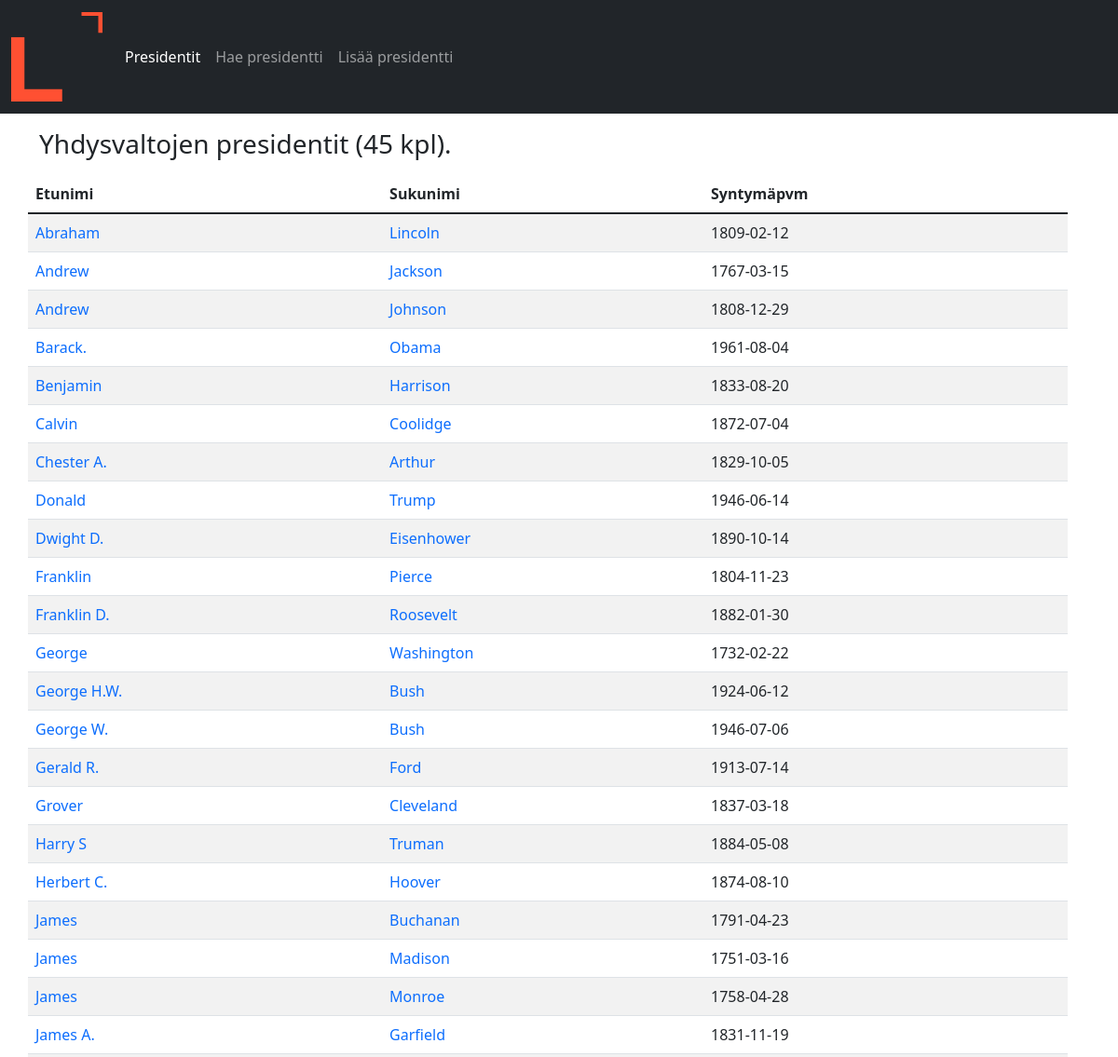
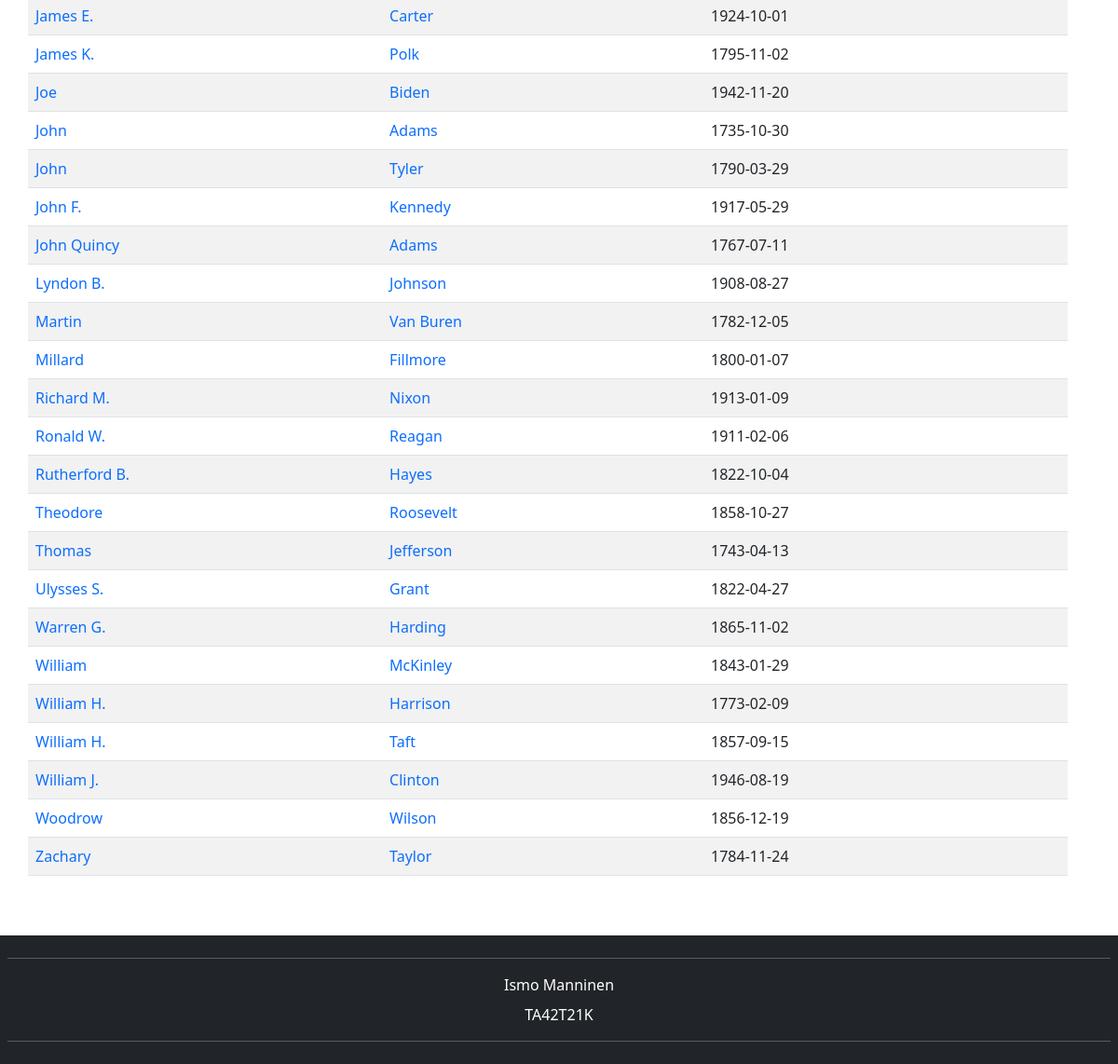
The page /index.php?page=all_presidents on the database its author committed (2 pictures, top to bottom).
### tables this page shows
CREATE TABLE `presidentti` (
  `presidentID` int(11) NOT NULL,
  `last_name` varchar(55) NOT NULL,
  `first_name` varchar(35) NOT NULL,
  `suffix` varchar(5) DEFAULT NULL,
  `city` varchar(20) NOT NULL,
  `state` varchar(2) NOT NULL,
  `birth` date NOT NULL,
  `death` date DEFAULT NULL
);

### includes/dbManagement.php (called while the page is built, shortened)
<?php
require 'dbConnect.php';
isset($_GET['page']) ? $page = $_GET['page'] : $page = '';
isset($_GET['first_name']) ? $firstName = $_GET['first_name'] : $firstName='';
isset($_GET['last_name']) ? $lastName = $_GET['last_name'] : $lastName='';
if ($page == 'all_presidents') {
  $sql = 'SELECT first_name, last_name, birth FROM presidentti ORDER BY first_name, last_name';
  $result = $conn->query($sql);
  $rowCount = mysqli_num_rows($result);
} else if ($page == 'search_president') {
  !empty($_GET['hakusana']) ? $searchWord = $_GET['hakusana'] : $searchWord='';
  $sql = "SELECT first_name, last_name, birth FROM presidentti
          WHERE first_name like '%%$searchWord%%'
          OR last_name like '%%$searchWord%%'
          OR birth like '%%$searchWord%%'
          ORDER by first_name, last_name, birth";
  $result = $conn->query($sql);
  $rowCount = mysqli_num_rows($result);
} else if ($page == 'data' || $page == 'change' || $page == 'delete') {
  $sql = "SELECT *
          FROM presidentti
          WHERE first_name = '$firstName'
          OR last_name = '$lastName'";
  $result = $conn->query($sql);
  if($result->num_rows > 0)
    $row = $result->fetch_assoc();
} else if (isset($_POST['laheta'])) {
  $firstName = $conn->real_escape_string($_POST['etunimi']);
  $lastName = $conn->real_escape_string($_POST['sukunimi']);
  $suffix = $conn->real_escape_string($_POST['paate']);
  $city = $conn->real_escape_string($_POST['kaupunki']);
  $state = $conn->real_escape_string($_POST['osavaltio']);
  $birth = $conn->real_escape_string($_POST['syntymapvm']);
  $death = $conn->real_escape_string($_POST['kuolemapvm']);
  $suffix = empty($suffix) ? "NULL" : "'$suffix'";
  $death = empty($death) ? "NULL" : "'$death'";
  $sql = "SELECT first_name, last_name
        FROM presidentti
        WHERE first_name = '$firstName'
        AND last_name = '$lastName'";
  $result = $conn->query($sql);
  $rowCount = mysqli_num_rows($result);
  if ($rowCount > 0) {
      header('location: ../index.php?page=add_president&error=president_already_exists');
  } else {
      $sql = "INSERT INTO presidentti(last_name, first_name, suffix, city, state, birth, death)
        VALUES ('$lastName','$firstName',$suffix,'$city','$state','$birth',$death)";
      if ($conn->query($sql) === true) {
          header('location: ../index.php?page=all_presidents&complete=president_added_to_database');
      } else {
          header('location: ../index.php?page=all_presidents&error=sql_insert-statement');
      }
  }
} else if(isset($_POST['lahetaMuokkaus'])) {
  $presidentId = $conn->real_escape_string($_POST['presidenttiId']);
  $firstName = $conn->real_escape_string($_POST['etunimi']);
  $lastName = $conn->real_escape_string($_POST['sukunimi']);
  $suffix = $conn->real_escape_string($_POST['paate']);
  $city = $conn->real_escape_string($_POST['kaupunki']);
  $state = $conn->real_escape_string($_POST['osavaltio']);
  $birth = $conn->real_escape_string($_POST['syntymapvm']);
  $death = $conn->real_escape_string($_POST['kuolemapvm']);
  $suffix = empty($suffix) ? "NULL" : "'$suffix'";
  $death = empty($death) ? "NULL" : "'$death'";
  $sql = "UPDATE presidentti
        SET first_name = '$firstName',
            last_name = '$lastName',
            suffix = $suffix,
            city = '$city',
            state = '$state',
            birth = '$birth',
            death = $death WHERE presidentID = $presidentId";
  if ($conn->query($sql) === true){
      header('location: ../index.php?page=data&first_name='.$firstName.'&complete=changes_saved');
  }else {
      header('location: ../index.php?page=data?error=sql_update-statement');
  }
} else if (isset($_POST['poistaPresidentti'])) {
  $presidentId = $conn->real_escape_string($_POST['presidenttiId']);
  $sql = "DELETE FROM presidentti WHERE presidentID = $presidentId";
  if($conn->query($sql) === true){
      header('location: ../index.php?page=all_presidents&complete=president_deleted');
  }else
      header('location: ../index.php?page=data?error=sql_delete-statement');
}
?>

### kaikkiPresidentit.php (the view, shortened to what this page needs)
<div class="container">
<h3 class="my-3">Yhdysvaltojen presidentit (<?php echo $rowCount; ?> kpl).</h3>
  <div class="row d-flex justify-content-center col-md-12">
    <table class="table table-striped">
        <thead>
          <tr>
            <th>Etunimi</th>
            <th>Sukunimi</th>
            <th>Syntymäpvm</th>
        </thead>
        <tbody>
          <?php
            while($row = $result->fetch_assoc()){
              echo '<tr>';
              echo '<td><a href="index.php?page=data&first_name='.$row['first_name'].'" class="text-decoration-none">'.$row['first_name'].'</a></td>';
              echo '<td><a href="index.php?page=data&last_name='.$row['last_name'].'" class="text-decoration-none">'.$row['last_name'].'</a></td>';
              echo '<td>'.$row['birth'].'</td>';
              echo '</tr>';
          }
          ?>
      </tbody>
    </table>
  </div>
</div>

### includes/header.php (shortened to what this page needs)
<?php
  require 'dbManagement.php'
?>
<!doctype html>
<html lang="en">
  <head>
    <link href="https://cdn.jsdelivr.net/npm/bootstrap@5.1.3/dist/css/bootstrap.min.css" rel="stylesheet">
  </head>
<header>
  <nav class="navbar navbar-expand-md bg-dark navbar-dark" className="justify-content-end">
    <div class="container-fluid">
    <a class="navbar-brand" href="index.php?page=all_presidents"><img src="img/logo.png"></a>
      <div class="collapse navbar-collapse" id="collapsibleNavbar">
        <ul class="navbar-nav">
          <li class="nav-item">
            <a class="nav-link <?php if ($page == 'all_presidents') echo 'active'?>" href="index.php?page=all_presidents">Presidentit</a>
          </li>
          <li class="nav-item">
          <a class="nav-link <?php if ($page == 'search_president') echo 'active'?>" href="index.php?page=search_president">Hae presidentti</a>
          </li>
          <li class="nav-item">
          <a class="nav-link <?php if ($page == 'add_president') echo 'active'?>" href="index.php?page=add_president">Lisää presidentti</a>
          </li>
        </ul>
      </div>
    </div>
  </nav>
</header>
<body>

### index.php (shortened to what this page needs)
<?php
require_once 'includes/header.php';
isset($_GET['page']) ? $page = $_GET['page'] : $page = '';
if ($page == 'all_presidents') include('kaikkiPresidentit.php');
require_once 'includes/footer.php';
?>

### includes/footer.php
</body>
<footer>
  <div class="mt-5 p-2 bg-dark text-white text-center">
    <hr>
      <p class="m-2">Ismo Manninen</p>
      <p class="m-2">TA42T21K</p>
    <hr>
  </div>
</footer>
</html>

### rows shown on the page
presidentti: first_name "Abraham", last_name "Lincoln", birth "1809-02-12"
presidentti: first_name "Andrew", last_name "Jackson", birth "1767-03-15"
presidentti: first_name "Andrew", last_name "Johnson", birth "1808-12-29"
presidentti: first_name "Barack.", last_name "Obama", birth "1961-08-04"
presidentti: first_name "Benjamin", last_name "Harrison", birth "1833-08-20"
presidentti: first_name "Calvin", last_name "Coolidge", birth "1872-07-04"
presidentti: first_name "Chester A.", last_name "Arthur", birth "1829-10-05"
presidentti: first_name "Donald", last_name "Trump", birth "1946-06-14"
presidentti: first_name "Dwight D.", last_name "Eisenhower", birth "1890-10-14"
presidentti: first_name "Franklin", last_name "Pierce", birth "1804-11-23"
presidentti: first_name "Franklin D.", last_name "Roosevelt", birth "1882-01-30"
presidentti: first_name "George", last_name "Washington", birth "1732-02-22"
presidentti: first_name "George H.W.", last_name "Bush", birth "1924-06-12"
presidentti: first_name "George W.", last_name "Bush", birth "1946-07-06"
presidentti: first_name "Gerald R.", last_name "Ford", birth "1913-07-14"
presidentti: first_name "Grover", last_name "Cleveland", birth "1837-03-18"
presidentti: first_name "Harry S", last_name "Truman", birth "1884-05-08"
presidentti: first_name "Herbert C.", last_name "Hoover", birth "1874-08-10"
presidentti: first_name "James", last_name "Buchanan", birth "1791-04-23"
presidentti: first_name "James", last_name "Madison", birth "1751-03-16"
presidentti: first_name "James", last_name "Monroe", birth "1758-04-28"
presidentti: first_name "James A.", last_name "Garfield", birth "1831-11-19"
presidentti: first_name "James E.", last_name "Carter", birth "1924-10-01"
presidentti: first_name "James K.", last_name "Polk", birth "1795-11-02"
presidentti: first_name "Joe", last_name "Biden", birth "1942-11-20"
presidentti: first_name "John", last_name "Adams", birth "1735-10-30"
presidentti: first_name "John", last_name "Tyler", birth "1790-03-29"
presidentti: first_name "John F.", last_name "Kennedy", birth "1917-05-29"
presidentti: first_name "John Quincy", last_name "Adams", birth "1767-07-11"
presidentti: first_name "Lyndon B.", last_name "Johnson", birth "1908-08-27"
presidentti: first_name "Martin", last_name "Van Buren", birth "1782-12-05"
presidentti: first_name "Millard", last_name "Fillmore", birth "1800-01-07"
presidentti: first_name "Richard M.", last_name "Nixon", birth "1913-01-09"
presidentti: first_name "Ronald W.", last_name "Reagan", birth "1911-02-06"
presidentti: first_name "Rutherford B.", last_name "Hayes", birth "1822-10-04"
presidentti: first_name "Theodore", last_name "Roosevelt", birth "1858-10-27"
presidentti: first_name "Thomas", last_name "Jefferson", birth "1743-04-13"
presidentti: first_name "Ulysses S.", last_name "Grant", birth "1822-04-27"
presidentti: first_name "Warren G.", last_name "Harding", birth "1865-11-02"
presidentti: first_name "William", last_name "McKinley", birth "1843-01-29"
presidentti: first_name "William H.", last_name "Harrison", birth "1773-02-09"
presidentti: first_name "William H.", last_name "Taft", birth "1857-09-15"
presidentti: first_name "William J.", last_name "Clinton", birth "1946-08-19"
presidentti: first_name "Woodrow", last_name "Wilson", birth "1856-12-19"
presidentti: first_name "Zachary", last_name "Taylor", birth "1784-11-24"

### other values the page prints
$rowCount "45"
